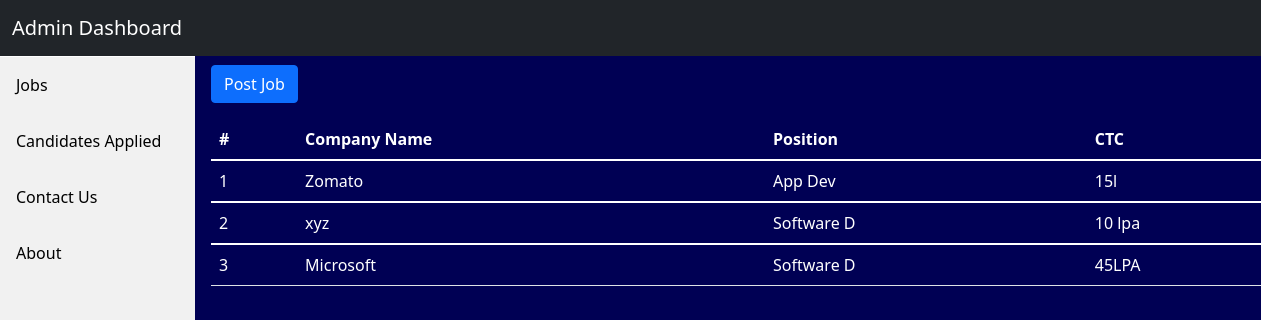
The page / on the database its author committed.
### tables this page shows
CREATE TABLE `jobs` (
  `cname` varchar(15) NOT NULL,
  `position` varchar(10) NOT NULL,
  `jdes` varchar(100) NOT NULL,
  `skills` varchar(50) NOT NULL,
  `ctc` varchar(10) NOT NULL
);

### index.php (the view, shortened to what this page needs)
<?php
include 'config.php';
?>
<!DOCTYPE html>
<html lang="en">
<head>
    <link href="https://cdn.jsdelivr.net/npm/bootstrap@5.1.3/dist/css/bootstrap.min.css" rel="stylesheet">
</head>
<body>
    <div>
        <nav class="navbar navbar-expand-lg navbar-dark bg-dark" style="position: fixed;">
            <div class="container-fluid">
                <a class="navbar-brand" href="index.php">Admin Dashboard</a>
            </div>
        </nav>
        <div class="sidebar">
            <a href="career.php">Jobs</a>
            <a href="jobs.php">Candidates Applied</a>
            <a href="contact.php">Contact Us</a>
            <a href="about.php">About</a>
        </div>
        <div class="content">
            <p>
                <button class="btn btn-primary" type="button" data-bs-toggle="collapse" data-bs-target="#collapseExample" aria-expanded="false" aria-controls="collapseExample">
                    Post Job
                </button>
            </p>
            <table class="table" style="color:white;">
                <thead>
                    <tr>
                        <th scope="col">#</th>
                        <th scope="col">Company Name</th>
                        <th scope="col">Position</th>
                        <th scope="col">CTC</th>
                    </tr>
                </thead>
                <?php
                $sql = "SELECT `cname`, `position`, `ctc` FROM `jobs`";
                $result = mysqli_query($conn, $sql);
                $i = 0;
                if ($result->num_rows > 0) {
                    while ($rows = $result->fetch_assoc()) {
                        echo "
                 <tbody>
                 <tr>
                        <td>" . ++$i . "</td>
                        <td>" . $rows['cname'] . "</td>
                        <td>" . $rows['position'] . "</td>
                        <td>" . $rows['ctc'] . "</td>
                        </tr>";
                    }
                } else {
                    echo "";
                }
                ?>
                </tbody>
            </table>
        </div>
    </div>
</body>
</html>

### index.php (style rules this page uses)
.sidebar { margin: 0; margin-top: 57px; padding: 0; width: 200px; background-color: #f1f1f1; position: fixed; height: 100%; overflow: auto; }
.sidebar a { display: block; color: black; padding: 16px; text-decoration: none; }
div.content { margin-top: 56px; margin-left: 195px; padding: 9px 16px; height: 200%; position: absolute; width: 88%; background: #000054; }
.navbar { overflow: hidden; background-color: #333; position: fixed; top: 0; width: 100%; z-index: 9; }

### rows shown on the page
jobs: cname "Zomato", position "App Dev", ctc "15l"
jobs: cname "xyz", position "Software D", ctc "10 lpa"
jobs: cname "Microsoft", position "Software D", ctc "45LPA"
